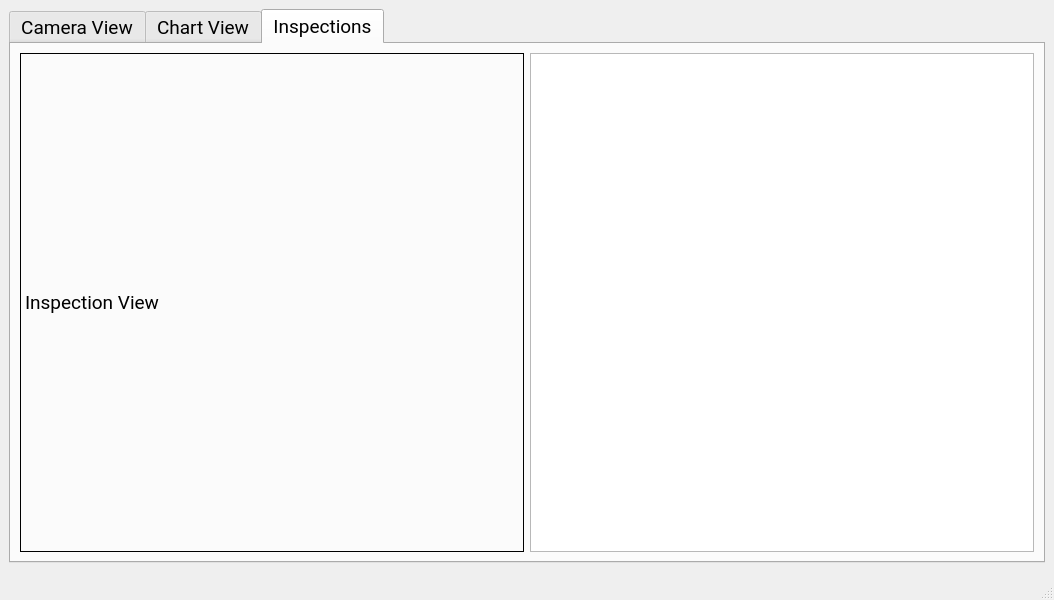
<?xml version="1.0" encoding="UTF-8"?>
<ui version="4.0">
 <class>MainWindow</class>
 <widget class="QMainWindow" name="MainWindow">
  <property name="geometry">
   <rect>
    <x>0</x>
    <y>0</y>
    <width>1054</width>
    <height>600</height>
   </rect>
  </property>
  <property name="sizePolicy">
   <sizepolicy hsizetype="Fixed" vsizetype="Fixed">
    <horstretch>0</horstretch>
    <verstretch>0</verstretch>
   </sizepolicy>
  </property>
  <property name="font">
   <font>
    <family>Roboto</family>
    <pointsize>14</pointsize>
   </font>
  </property>
  <property name="windowTitle">
   <string>MainWindow</string>
  </property>
  <widget class="QWidget" name="centralwidget">
   <layout class="QGridLayout" name="gridLayout">
    <item row="0" column="0">
     <widget class="QTabWidget" name="tab_Inspections">
      <property name="tabPosition">
       <enum>QTabWidget::North</enum>
      </property>
      <property name="currentIndex">
       <number>2</number>
      </property>
      <widget class="QWidget" name="tab_CameraView">
       <attribute name="title">
        <string>Camera View</string>
       </attribute>
       <layout class="QGridLayout" name="gridLayout_2">
        <item row="0" column="0">
         <layout class="QHBoxLayout" name="horizontalLayout">
          <item>
           <layout class="QVBoxLayout" name="verticalLayout_2">
            <item>
             <widget class="QLabel" name="lbl_VideoFeed">
              <property name="sizePolicy">
               <sizepolicy hsizetype="Expanding" vsizetype="Expanding">
                <horstretch>0</horstretch>
                <verstretch>0</verstretch>
               </sizepolicy>
              </property>
              <property name="minimumSize">
               <size>
                <width>800</width>
                <height>400</height>
               </size>
              </property>
              <property name="mouseTracking">
               <bool>true</bool>
              </property>
              <property name="frameShape">
               <enum>QFrame::Box</enum>
              </property>
              <property name="text">
               <string>TextLabel</string>
              </property>
              <property name="alignment">
               <set>Qt::AlignLeading|Qt::AlignLeft|Qt::AlignTop</set>
              </property>
             </widget>
            </item>
            <item>
             <layout class="QHBoxLayout" name="horizontalLayout_2">
              <item>
               <widget class="QLabel" name="label_Notifier">
                <property name="text">
                 <string>Spring Found: </string>
                </property>
               </widget>
              </item>
              <item>
               <spacer name="horizontalSpacer">
                <property name="orientation">
                 <enum>Qt::Horizontal</enum>
                </property>
                <property name="sizeType">
                 <enum>QSizePolicy::Minimum</enum>
                </property>
                <property name="sizeHint" stdset="0">
                 <size>
                  <width>40</width>
                  <height>20</height>
                 </size>
                </property>
               </spacer>
              </item>
             </layout>
            </item>
           </layout>
          </item>
          <item>
           <layout class="QVBoxLayout" name="verticalLayout">
            <item>
             <widget class="QPushButton" name="btn_SetInspectionArea">
              <property name="text">
               <string>Set Inspection Area</string>
              </property>
             </widget>
            </item>
            <item>
             <widget class="QPushButton" name="btn_TrainThreshold">
              <property name="text">
               <string>Train Threshold</string>
              </property>
             </widget>
            </item>
            <item>
             <widget class="Line" name="line_3">
              <property name="orientation">
               <enum>Qt::Horizontal</enum>
              </property>
             </widget>
            </item>
            <item>
             <widget class="QLabel" name="label_2">
              <property name="text">
               <string>Morphology Kernel Size</string>
              </property>
             </widget>
            </item>
            <item>
             <widget class="QSpinBox" name="spinBox_ThresholdValue">
              <property name="minimum">
               <number>3</number>
              </property>
              <property name="singleStep">
               <number>2</number>
              </property>
             </widget>
            </item>
            <item>
             <widget class="Line" name="line">
              <property name="orientation">
               <enum>Qt::Horizontal</enum>
              </property>
             </widget>
            </item>
            <item>
             <widget class="QLabel" name="label">
              <property name="text">
               <string>Vert Size</string>
              </property>
             </widget>
            </item>
            <item>
             <widget class="QSpinBox" name="spinBox_VertSize">
              <property name="minimum">
               <number>3</number>
              </property>
              <property name="maximum">
               <number>11</number>
              </property>
              <property name="singleStep">
               <number>2</number>
              </property>
             </widget>
            </item>
            <item>
             <widget class="Line" name="line_2">
              <property name="orientation">
               <enum>Qt::Horizontal</enum>
              </property>
             </widget>
            </item>
            <item>
             <widget class="QLabel" name="label_3">
              <property name="text">
               <string>Threshold Level</string>
              </property>
             </widget>
            </item>
            <item>
             <widget class="QSpinBox" name="spinBox_InspectionThresholdValue">
              <property name="minimum">
               <number>3</number>
              </property>
              <property name="maximum">
               <number>254</number>
              </property>
              <property name="singleStep">
               <number>2</number>
              </property>
             </widget>
            </item>
            <item>
             <widget class="Line" name="line_5">
              <property name="orientation">
               <enum>Qt::Horizontal</enum>
              </property>
             </widget>
            </item>
            <item>
             <widget class="QLabel" name="label_4">
              <property name="text">
               <string>Current Threshold Level</string>
              </property>
             </widget>
            </item>
            <item>
             <widget class="QLabel" name="label_ThresholdLevel">
              <property name="text">
               <string>Current Threshold Level</string>
              </property>
             </widget>
            </item>
            <item>
             <widget class="Line" name="line_4">
              <property name="orientation">
               <enum>Qt::Horizontal</enum>
              </property>
             </widget>
            </item>
            <item>
             <spacer name="verticalSpacer">
              <property name="orientation">
               <enum>Qt::Vertical</enum>
              </property>
              <property name="sizeHint" stdset="0">
               <size>
                <width>20</width>
                <height>40</height>
               </size>
              </property>
             </spacer>
            </item>
           </layout>
          </item>
         </layout>
        </item>
       </layout>
      </widget>
      <widget class="QWidget" name="tab_ChartView">
       <attribute name="title">
        <string>Chart View</string>
       </attribute>
      </widget>
      <widget class="QWidget" name="tab">
       <attribute name="title">
        <string>Inspections</string>
       </attribute>
       <layout class="QGridLayout" name="gridLayout_4">
        <item row="0" column="0">
         <layout class="QGridLayout" name="gridLayout_3">
          <item row="0" column="0">
           <widget class="QLabel" name="lbl_InspectionFeed">
            <property name="sizePolicy">
             <sizepolicy hsizetype="Expanding" vsizetype="Expanding">
              <horstretch>0</horstretch>
              <verstretch>0</verstretch>
             </sizepolicy>
            </property>
            <property name="minimumSize">
             <size>
              <width>50</width>
              <height>20</height>
             </size>
            </property>
            <property name="contextMenuPolicy">
             <enum>Qt::NoContextMenu</enum>
            </property>
            <property name="frameShape">
             <enum>QFrame::Box</enum>
            </property>
            <property name="text">
             <string>Inspection View</string>
            </property>
           </widget>
          </item>
          <item row="0" column="1">
           <widget class="QListView" name="listView_PreviousImages"/>
          </item>
         </layout>
        </item>
       </layout>
      </widget>
     </widget>
    </item>
   </layout>
  </widget>
  <widget class="QMenuBar" name="menubar">
   <property name="geometry">
    <rect>
     <x>0</x>
     <y>0</y>
     <width>1054</width>
     <height>21</height>
    </rect>
   </property>
  </widget>
  <widget class="QStatusBar" name="statusbar"/>
 </widget>
 <resources/>
 <connections/>
</ui>
